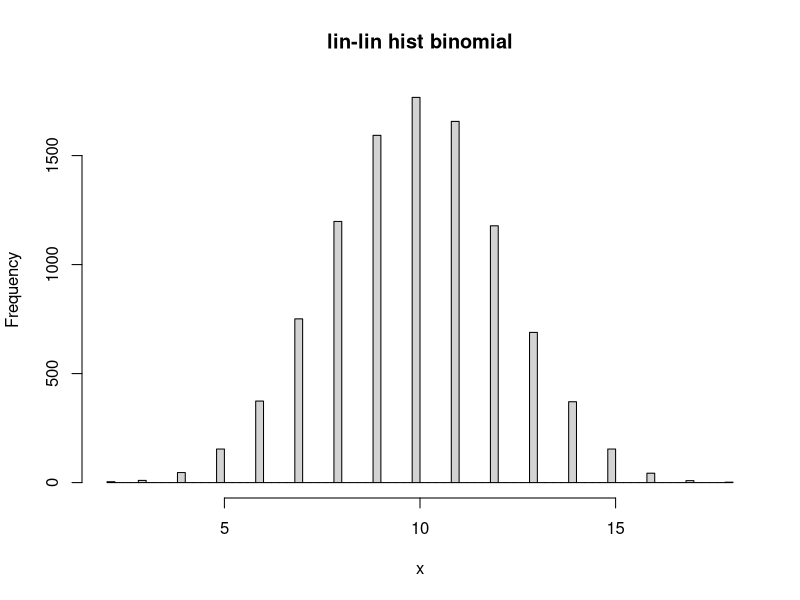
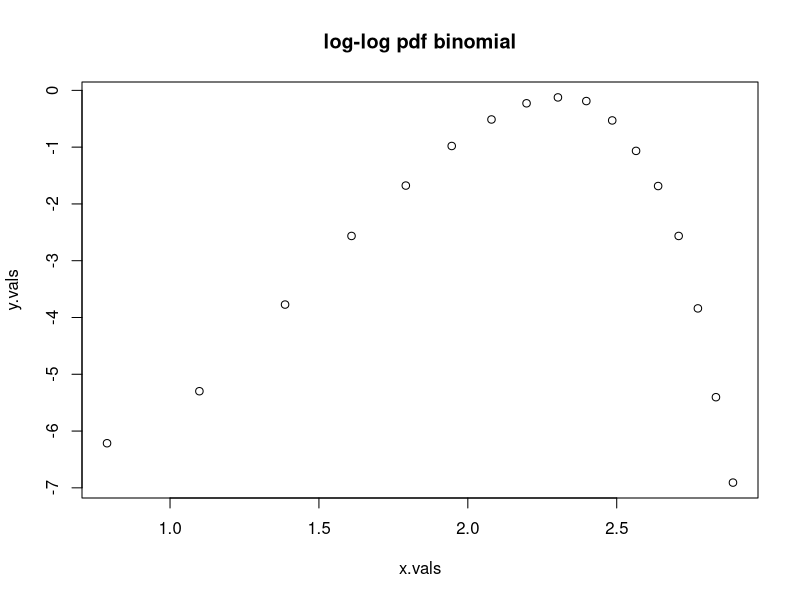
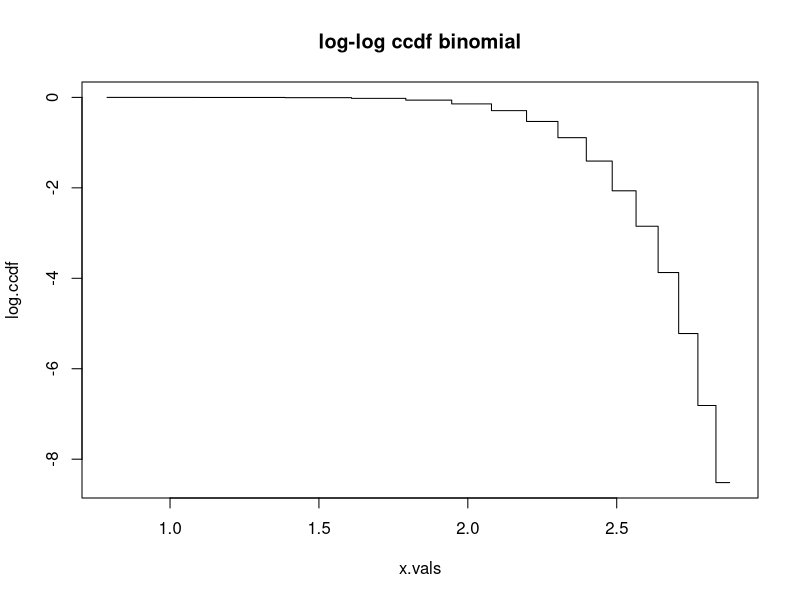

R code for these plots, in order:
#rbinom(n, size, prob)
                                        
x <- rbinom(10000, 20, 0.5)
                                        
p <- hist(x, breaks = 100, main="lin-lin hist binomial")

x.vals <- log(p$breaks[-1])
y.vals <- log(p$density)
plot(x.vals, y.vals, main="log-log pdf binomial")

p.cdf <- ecdf(x)
ccdf <- 1 - p.cdf(p$breaks[-1])
log.ccdf <- log(ccdf)

plot(x.vals, log.ccdf, type="s", main="log-log ccdf binomial")
